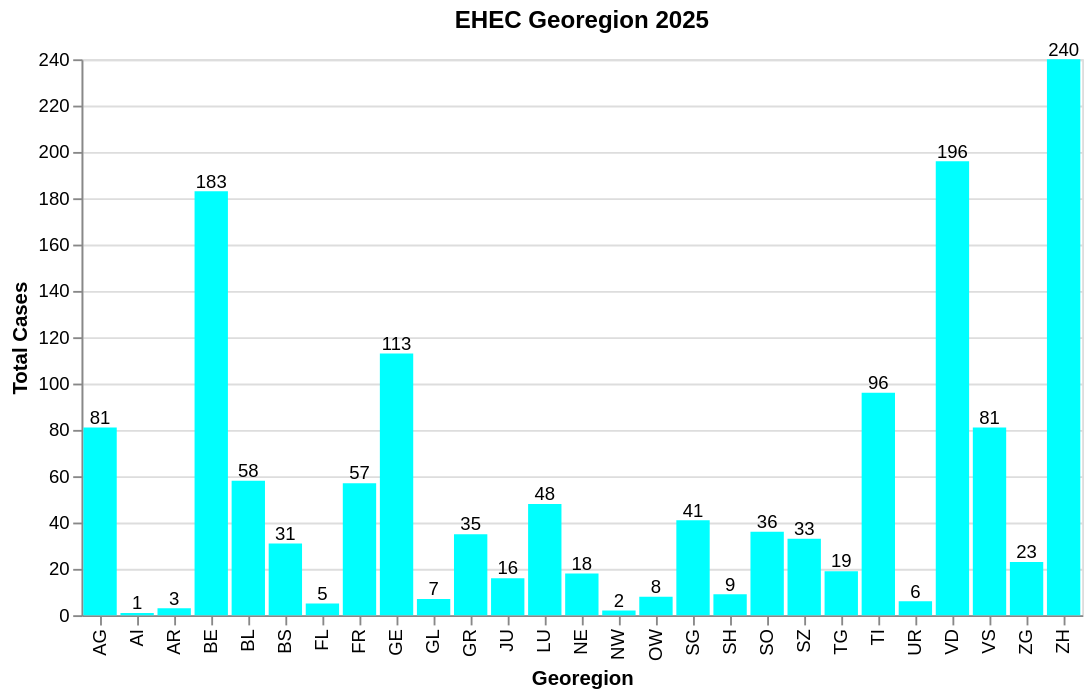

The notebook cell saved with this chart:
### Markdown cell above
* ZH am höchsten --> grösster Kanton
* kleine Kantone --> weniger Fälle

### Code cell
# nur 2025
data_cantons_2025 = data_cantons[data_cantons["temporal"] == "2025"]

#Gruppieren nach georegion und Werte summieren
counts = (
    data_cantons_2025.groupby("georegion")
        .agg(sum_value=("value", "sum"))
        .reset_index()
)

#Bar Chart
bar_georegion_2025 = alt.Chart(counts).mark_bar(color="aqua").encode(
    x=alt.X("georegion", title="Georegion"),
    y=alt.Y("sum_value", title="Total Cases")
).properties(
    title="EHEC Georegion 2025"
)

# Textlabels
text = bar_georegion_2025.mark_text(
    align="center",
    dy=-5,
    size=10
).encode(
    text="sum_value:Q"
)

# Kombinieren
bar_georegion_2025 = bar_georegion_2025 + text
bar_georegion_2025

### Figure 1 — Vega-Lite specification as saved in the notebook (floating-point values rounded to 4 significant figures)
{"config": {"view": {"continuousWidth": 300, "continuousHeight": 300}}, "layer": [{"mark": {"type": "bar", "color": "aqua"}, "encoding": {"x": {"field": "georegion", "title": "Georegion", "type": "nominal"}, "y": {"field": "sum_value", "title": "Total Cases", "type": "quantitative"}}, "title": "EHEC Georegion 2025"}, {"mark": {"type": "text", "align": "center", "dy": -5, "size": 10}, "encoding": {"text": {"field": "sum_value", "type": "quantitative"}, "x": {"field": "georegion", "title": "Georegion", "type": "nominal"}, "y": {"field": "sum_value", "title": "Total Cases", "type": "quantitative"}}, "title": "EHEC Georegion 2025"}], "data": {"name": "data-cc2e4c612d515f0bdffb56117737de78"}, "$schema": "https://vega.github.io/schema/vega-lite/v6.1.0.json", "datasets": {"data-cc2e4c612d515f0bdffb56117737de78": [{"georegion": "AG", "sum_value": 81.0}, {"georegion": "AI", "sum_value": 1.0}, {"georegion": "AR", "sum_value": 3.0}, {"georegion": "BE", "sum_value": 183.0}, {"georegion": "BL", "sum_value": 58.0}, {"georegion": "BS", "sum_value": 31.0}, {"georegion": "FL", "sum_value": 5.0}, {"georegion": "FR", "sum_value": 57.0}, {"georegion": "GE", "sum_value": 113.0}, {"georegion": "GL", "sum_value": 7.0}, {"georegion": "GR", "sum_value": 35.0}, {"georegion": "JU", "sum_value": 16.0}, {"georegion": "LU", "sum_value": 48.0}, {"georegion": "NE", "sum_value": 18.0}, {"georegion": "NW", "sum_value": 2.0}, {"georegion": "OW", "sum_value": 8.0}, {"georegion": "SG", "sum_value": 41.0}, {"georegion": "SH", "sum_value": 9.0}, {"georegion": "SO", "sum_value": 36.0}, {"georegion": "SZ", "sum_value": 33.0}, {"georegion": "TG", "sum_value": 19.0}, {"georegion": "TI", "sum_value": 96.0}, {"georegion": "UR", "sum_value": 6.0}, {"georegion": "VD", "sum_value": 196.0}, {"georegion": "VS", "sum_value": 81.0}, {"georegion": "ZG", "sum_value": 23.0}, {"georegion": "ZH", "sum_value": 240.0}]}}
